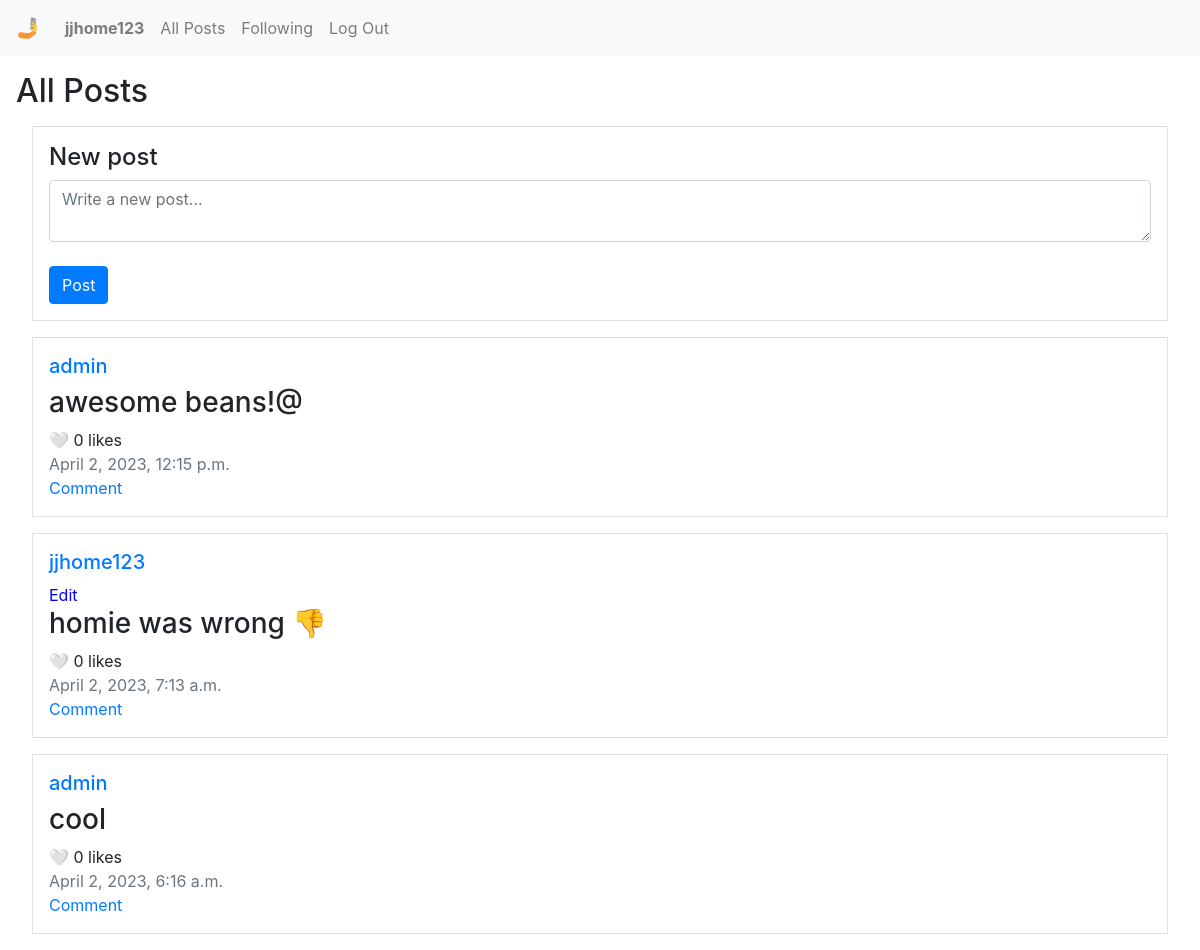
Screenshot of / (signed in) with the database file from the repository.
### network/models.py (models this page shows, shortened)
class User(AbstractUser):
    pass

class Post(models.Model):
    poster = models.ForeignKey(User, on_delete=models.CASCADE, null=True, default=None)
    post = models.CharField(max_length=2000)
    datetime = models.DateTimeField(auto_now=True)

### network/views.py (the view, shortened to what this page needs)
# urls.py: path("", views.index, name="index"),
def index(request):
    posts = Post.objects.all().order_by('datetime')
    return render(request, "network/index.html", {
        "posts": posts,
    })

### network/templates/network/index.html (shortened to what this page needs)
{% extends "network/layout.html" %}
{% block body %}
    <h2>All Posts</h2>
    {% if request.user.is_authenticated %}
    <div class="border p-3 m-3">
        <form action="{% url 'index' %}" id="user_post" method="POST">
            <h4>New post</h4>
            <textarea class="form-control" placeholder="Write a new post..." autofocus required name="new_post"></textarea><br>
            <input class="btn btn-primary" type="submit" value="Post">
        </form>
    </div>
    {% endif %}
    <div class="posts">
        {% for post in posts reversed %}
        <div class="border m-3 p-3">
            <h5><a href="{% url 'profile' post.poster.username %}">{{ post.poster }}</a></h5>
            {% if request.user == post.poster %}
                <button id="edit_post{{ post.pk }}" class="edit btn btn-primary" data-post_id="{{ post.pk }}">Edit</button><br>
            {% endif %}
            <div id="post_body{{ post.pk }}"><h3>{{ post.post }}</h3></div>
            <div class="likes">
                {% if request.user.is_authenticated %}
                <span class="like_button" id="like{{ post.pk }}" data-like_id="{{ post.pk }}">🤍</span>
                {% else %}
                <span>❤️</span>
                {% endif %}
                <span><span class="like_num" id="like-count{{ post.pk }}" data-num_id="{{ post.pk }}">0</span> likes</span>
            </div>
            <div class="text-muted">{{ post.datetime }}</div>
            <a href="#">Comment</a>
        </div>
        {% empty %}
        <div class="m-3 p-3">
            <h5>No posts to display.</h5>
        </div>
        {% endfor %}
    </div>
{% endblock %}

### network/templates/network/layout.html (shortened to what this page needs)
{% load static %}
<!DOCTYPE html>
<html lang="en">
    <head>
        <link rel="stylesheet" href="https://stackpath.bootstrapcdn.com/bootstrap/4.4.1/css/bootstrap.min.css">
        <link href="{% static 'network/styles.css' %}" rel="stylesheet">
    </head>
    <body>
        <nav class="navbar navbar-expand-lg navbar-light bg-light">
            <a class="navbar-brand" href="{% url 'index' %}">🤳</a>
            <div>
              <ul class="navbar-nav mr-auto">
                {% if request.user.is_authenticated %}
                    <li class="nav-item">
                        <a class="nav-link" href="{% url 'profile' request.user.username %}"><strong>{{ request.user.username }}</strong></a>
                    </li>
                {% endif %}
                <li class="nav-item">
                  <a class="nav-link" href="{% url 'index' %}">All Posts</a>
                </li>
                {% if request.user.is_authenticated %}
                    <li class="nav-item">
                        <a class="nav-link" href="#">Following</a>
                    </li>
                    <li class="nav-item">
                        <a class="nav-link" href="{% url 'logout' %}">Log Out</a>
                    </li>
                {% endif %}
              </ul>
            </div>
          </nav>
        <div class="body m-3">
            {% block body %}
            {% endblock %}
        </div>
    </body>
</html>

### network/static/network/styles.css (style rules this page uses)
.edit { background: transparent; border: none; padding: 0%; color:blue }

### rows the page displays
User: user.username "jjhome123"
Post: poster "admin", post "awesome beans!@", datetime "April 2, 2023, 12:15 p.m."
Post: poster "jjhome123", post "homie was wrong 👎", datetime "April 2, 2023, 7:13 a.m."
Post: poster "admin", post "cool", datetime "April 2, 2023, 6:16 a.m."
